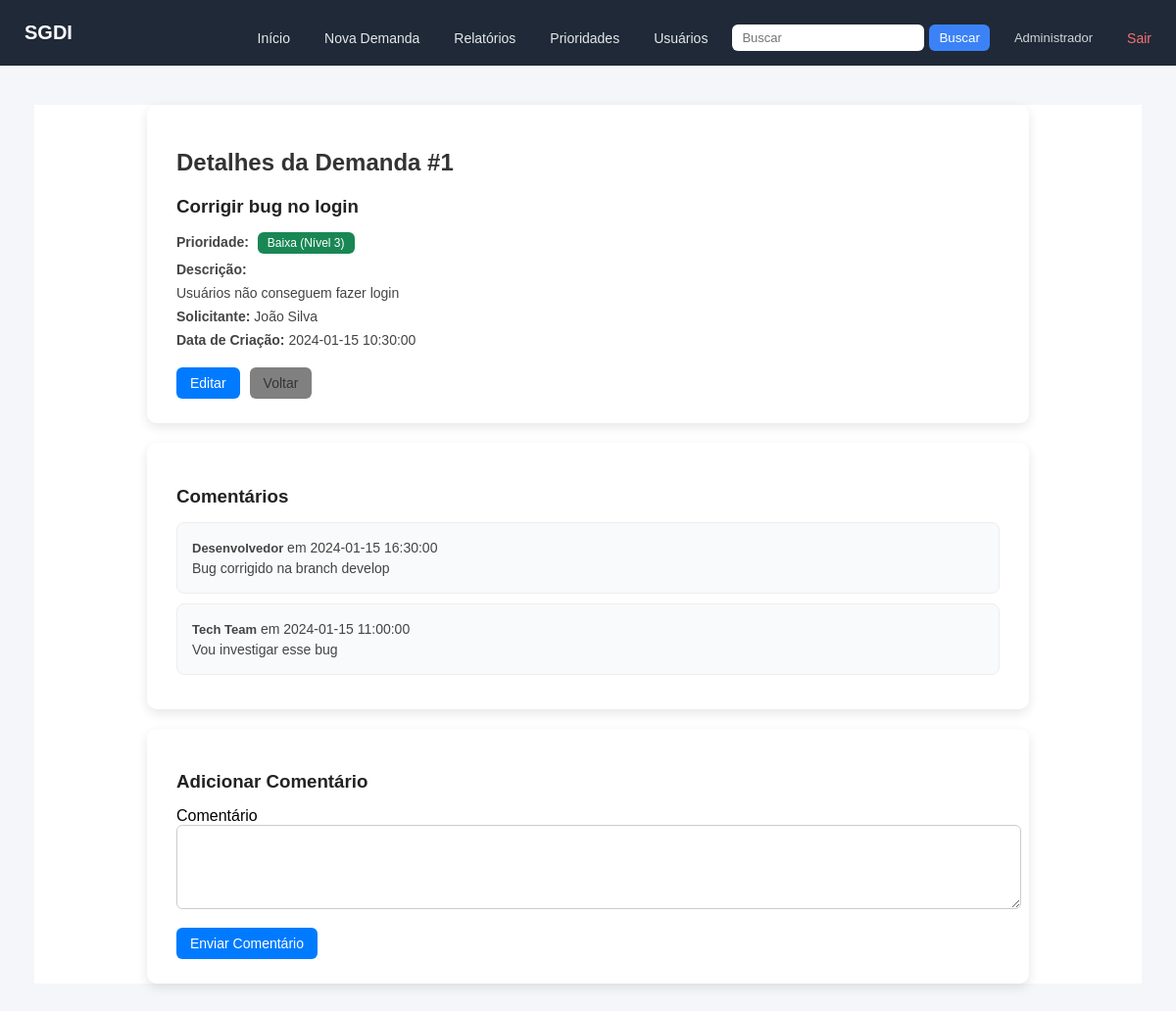
The page /detalhes/1 (signed in) on the database as committed earlier.
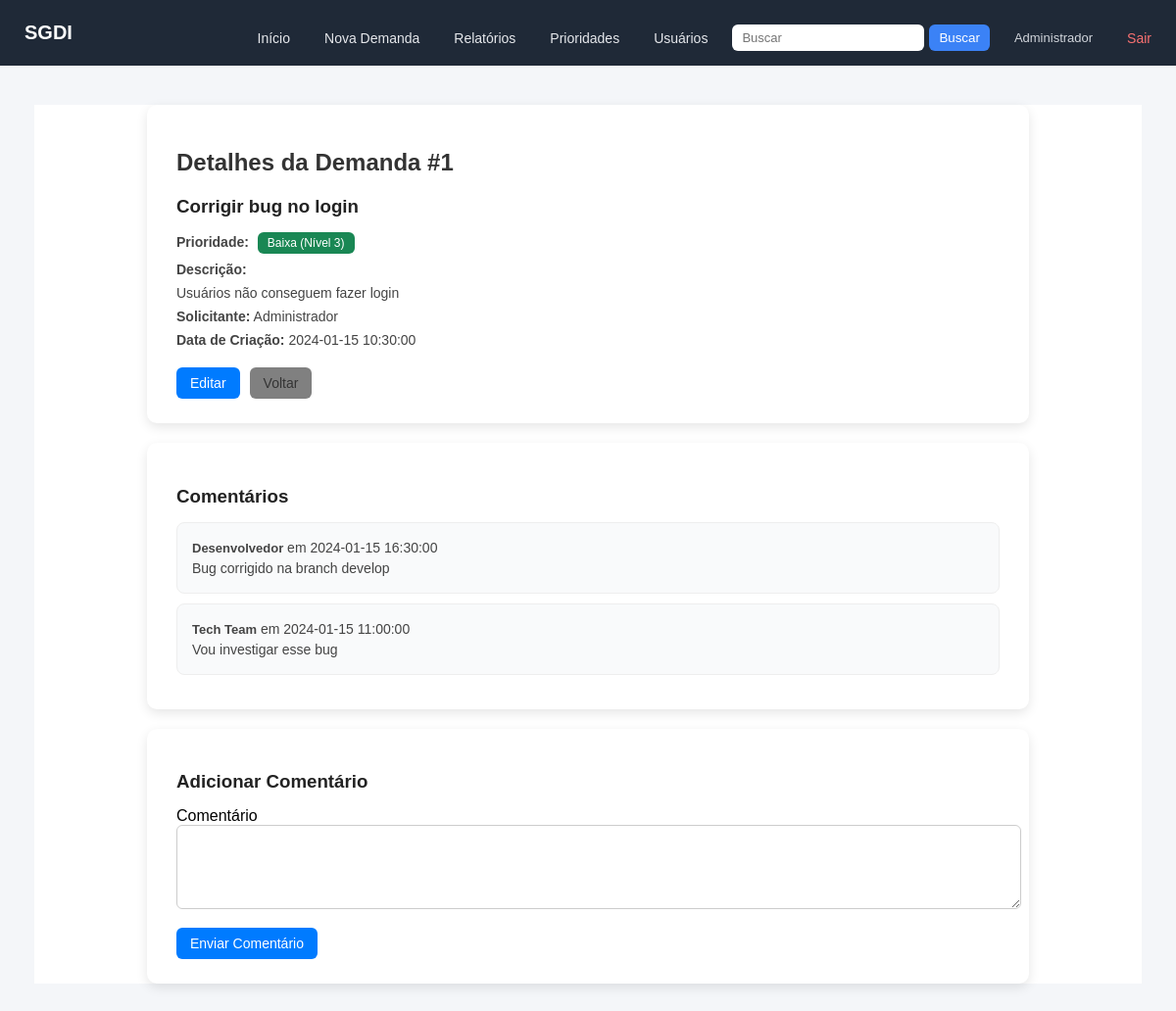
The same page on the database as committed later.
### tables this page shows
CREATE TABLE demandas (
    id INTEGER PRIMARY KEY AUTOINCREMENT,
    titulo TEXT NOT NULL,
    descricao TEXT,
    solicitante TEXT,
    data_criacao TEXT NOT NULL,
    prioridade_id INTEGER NOT NULL, usuario_id INTEGER REFERENCES usuarios(id),
    FOREIGN KEY (prioridade_id) REFERENCES prioridades(id)
);

CREATE TABLE prioridades (
    id INTEGER PRIMARY KEY AUTOINCREMENT,
    nome TEXT NOT NULL UNIQUE,
    cor TEXT NOT NULL,
    nivel INTEGER NOT NULL UNIQUE,
    data_criacao TEXT NOT NULL
);

CREATE TABLE comentarios (
    id INTEGER PRIMARY KEY AUTOINCREMENT,
    demanda_id INTEGER,
    comentario TEXT,
    autor TEXT,
    data TEXT
);

### app.py (the view)
@app.route('/detalhes/<int:id>')
@login_required
def detalhes(id):
    conn = get_db()
    demanda = conn.execute(
        '''
        SELECT d.*, p.nome AS prioridade_nome, p.cor AS prioridade_cor, p.nivel AS prioridade_nivel
        FROM demandas d
        JOIN prioridades p ON p.id = d.prioridade_id
        WHERE d.id = ?
        ''',
        (id,),
    ).fetchone()
    if not demanda:
        conn.close()
        flash('Demanda não encontrada.')
        return redirect(url_for('index'))
    is_admin = session.get('usuario_tipo') == 'admin'
    if not is_admin and demanda['usuario_id'] != session.get('usuario_id'):
        conn.close()
        flash('Sem permissão para ver esta demanda.')
        return redirect(url_for('index'))
    comentarios = conn.execute(
        'SELECT * FROM comentarios WHERE demanda_id = ? ORDER BY data DESC',
        (id,),
    ).fetchall()
    conn.close()
    return render_template('detalhes.html', demanda=demanda, comentarios=comentarios, is_admin=is_admin)

### app.py (called while the page is built)
def get_db():
    conn = sqlite3.connect(DATABASE)
    conn.row_factory = sqlite3.Row
    conn.create_function("UNACCENT", 1, lambda x: unidecode(x) if x else "")
    return conn

def login_required(f):
    @wraps(f)
    def decorated(*args, **kwargs):
        if 'usuario_id' not in session:
            flash('Faça login para continuar.')
            return redirect(url_for('login'))
        return f(*args, **kwargs)
    return decorated

### templates/detalhes.html (shortened to what this page needs)
{% extends "base.html" %}
{% block content %}
<div class="demanda-form-wrapper">
    <div class="demanda-card">
        <h2>Detalhes da Demanda #{{ demanda['id'] }}</h2>
        <h3>{{ demanda['titulo'] }}</h3>
        <div class="demanda-info">
            <p>
                <strong>Prioridade:</strong>
                <span class="prioridade-tag"
                      data-priority-color="{{ demanda['prioridade_cor'] }}">
                    {{ demanda['prioridade_nome'] }} (Nível {{ demanda['prioridade_nivel'] }})
                </span>
            </p>
            <p><strong>Descrição:</strong></p>
            <p>{{ demanda['descricao'] }}</p>
            <p><strong>Solicitante:</strong> {{ demanda['solicitante'] }}</p>
            <p><strong>Data de Criação:</strong> {{ demanda['data_criacao'] }}</p>
        </div>
        <div class="demanda-actions">
            {% if is_admin or demanda['usuario_id'] == session.get('usuario_id') %}
            <a href="/editar/{{ demanda['id'] }}">
                <button class="demanda-btn demanda-btn-primary">Editar</button>
            </a>
            {% endif %}
            <a href="/">
                <button type="button" class="demanda-btn demanda-btn-secondary">Voltar</button>
            </a>
        </div>
    </div>
    <div class="demanda-card">
        <h3>Comentários</h3>
        {% for comentario in comentarios %}
        <div class="comentario">
            <p><strong>{{ comentario[3] }}</strong> em {{ comentario[4] }}</p>
            <p>{{ comentario[2] }}</p>
        </div>
        {% endfor %}
    </div>
    <div class="demanda-card">
        <h3>Adicionar Comentário</h3>
        <form method="POST" action="/adicionar_comentario/{{ demanda['id'] }}">
            <div class="demanda-form-group">
                <label>Comentário</label>
                <textarea name="comentario" rows="4" required></textarea>
            </div>
            <button type="submit" class="demanda-btn demanda-btn-primary">
                Enviar Comentário
            </button>
        </form>
    </div>
</div>
{% endblock %}

### templates/base.html (shortened to what this page needs)
<!DOCTYPE html>
<html>
<head>
    <link rel="stylesheet" href="{{ url_for('static', filename='style.css') }}">
</head>
<body>
    <div class="header">
        <h1>SGDI</h1>
        <div class="menu">
            <a href="/">Início</a>
            <a href="/nova_demanda">Nova Demanda</a>
            {% if session.get('usuario_tipo') == 'admin' %}
            <a href="/relatorios">Relatórios</a>
            <a href="/prioridades">Prioridades</a>
            <a href="/usuarios">Usuários</a>
            {% endif %}
            <form action="/buscar" method="GET">
                <input type="text" name="q" placeholder="Buscar">
                <button type="submit">Buscar</button>
            </form>
            <span class="usuario-info">{{ session.get('usuario_nome', '') }}</span>
            <a href="/logout" class="menu-logout">Sair</a>
        </div>
    </div>
    <div class="container">
        {% block content %}{% endblock %}
    </div>
</body>
</html>

### static/style.css (style rules this page uses)
body { font-family: Arial, sans-serif; background-color: #f5f5f5; padding: 0; margin: 0; min-height: 100vh; padding-bottom: 70px; box-sizing: border-box; }
.header { background-color: #333; color: white; padding: 20px; }
.header h1 { margin: 0; display: inline-block; }
.menu { float: right; margin-top: 10px; }
.menu a { color: white; text-decoration: none; margin-left: 20px; }
.container { max-width: 1200px; margin: 20px auto 40px auto; background: white; padding: 30px; }
button { background-color: #4CAF50; color: white; padding: 10px 20px; border: none; cursor: pointer; }
button[type="button"] { background-color: #808080; }
form div { margin-bottom: 10px; }
input[type="text"], textarea { padding: 8px; border: 1px solid #ddd; }
textarea { resize: vertical; }
.prioridade-tag { color: #fff; font-weight: bold; padding: 4px 10px; border-radius: 12px; display: inline-block; }
.usuario-info { color: #ccc; font-size: 13px; margin-left: 20px; }
.menu-logout { color: #ff9999; margin-left: 12px; }

### templates/base.html (style rules this page uses)
body { margin: 0; font-family: Arial, Helvetica, sans-serif; background-color: #f4f6f9; }
.header { background: #1f2937; color: white; padding: 15px 25px; display: flex; justify-content: space-between; align-items: center; }
.header h1 { margin: 0; font-size: 20px; font-weight: 600; }
.menu { display: flex; align-items: center; gap: 15px; flex-wrap: wrap; }
.menu a { color: #e5e7eb; text-decoration: none; font-size: 14px; transition: 0.2s; }
.menu-logout { color: #f87171 !important; font-weight: 500; }
.menu form { display: flex; align-items: center; gap: 5px; margin-left: 10px; }
.menu input[type="text"] { padding: 6px 10px; border-radius: 6px; border: none; font-size: 13px; }
.menu button { padding: 6px 10px; border-radius: 6px; border: none; background-color: #3b82f6; color: white; cursor: pointer; }
.usuario-info { font-size: 13px; color: #d1d5db; margin-left: 10px; }
.container { max-width: 1100px; margin: 30px auto; padding: 0 15px; }

### templates/detalhes.html (style rules this page uses)
.demanda-form-wrapper { max-width: 900px; margin: 40px auto; }
.demanda-card { background: #ffffff; padding: 25px 30px; border-radius: 10px; box-shadow: 0 4px 12px rgba(0,0,0,0.1); margin-bottom: 20px; }
.demanda-card h2 { margin-bottom: 20px; font-weight: 600; color: #333; }
.demanda-card h3 { margin-bottom: 15px; color: #222; }
.demanda-info p { margin: 8px 0; color: #444; font-size: 14px; }
.prioridade-tag { display: inline-block; padding: 4px 10px; border-radius: 6px; color: #fff; font-size: 12px; font-weight: 500; margin-left: 5px; }
.demanda-actions { margin-top: 20px; display: flex; gap: 10px; }
.demanda-btn { padding: 8px 14px; border-radius: 6px; border: none; cursor: pointer; font-weight: 500; font-size: 14px; }
.demanda-btn-primary { background-color: #007bff; color: white; }
.demanda-btn-secondary { background-color: #e0e0e0; color: #333; }
.comentario { background: #f9fafb; padding: 12px 15px; border-radius: 8px; margin-bottom: 10px; border: 1px solid #eee; }
.comentario strong { font-size: 13px; }
.comentario p { margin: 5px 0; font-size: 14px; color: #444; }
.demanda-form-group { margin-bottom: 15px; }
textarea { width: 100%; padding: 10px; border-radius: 6px; border: 1px solid #ccc; resize: vertical; font-size: 14px; }

Rows that differ between the two databases and show on the page:
changed demandas "Corrigir bug no login": get (not shown) → "Administrador"; solicitante "João Silva" → "Administrador"
Other text that changed with them:
{{ session.get('usuario_nome', '') }}: "Administrador" → (not shown)
